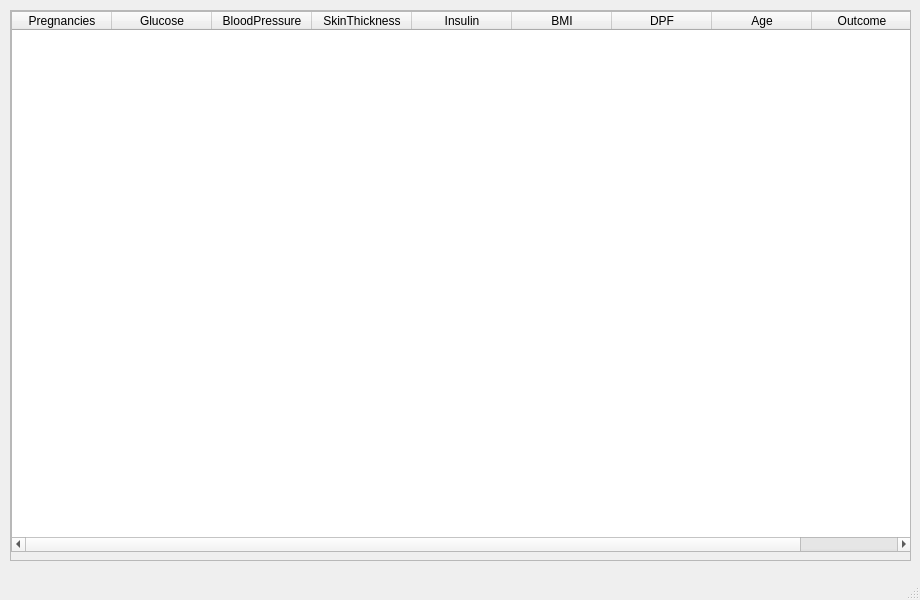
<?xml version="1.0" encoding="UTF-8"?>
<ui version="4.0">
 <class>MainWindow</class>
 <widget class="QMainWindow" name="MainWindow">
  <property name="geometry">
   <rect>
    <x>0</x>
    <y>0</y>
    <width>920</width>
    <height>600</height>
   </rect>
  </property>
  <property name="windowTitle">
   <string>MainWindow</string>
  </property>
  <widget class="QWidget" name="centralwidget">
   <widget class="QScrollArea" name="scrollArea">
    <property name="geometry">
     <rect>
      <x>10</x>
      <y>10</y>
      <width>901</width>
      <height>551</height>
     </rect>
    </property>
    <property name="widgetResizable">
     <bool>true</bool>
    </property>
    <widget class="QWidget" name="scrollAreaWidgetContents">
     <property name="geometry">
      <rect>
       <x>0</x>
       <y>0</y>
       <width>899</width>
       <height>549</height>
      </rect>
     </property>
     <widget class="QTableWidget" name="tableWidget">
      <property name="geometry">
       <rect>
        <x>0</x>
        <y>0</y>
        <width>901</width>
        <height>541</height>
       </rect>
      </property>
      <column>
       <property name="text">
        <string>Pregnancies</string>
       </property>
      </column>
      <column>
       <property name="text">
        <string>Glucose</string>
       </property>
      </column>
      <column>
       <property name="text">
        <string>BloodPressure</string>
       </property>
      </column>
      <column>
       <property name="text">
        <string>SkinThickness</string>
       </property>
      </column>
      <column>
       <property name="text">
        <string>Insulin</string>
       </property>
      </column>
      <column>
       <property name="text">
        <string>BMI</string>
       </property>
      </column>
      <column>
       <property name="text">
        <string>DPF</string>
       </property>
      </column>
      <column>
       <property name="text">
        <string>Age</string>
       </property>
      </column>
      <column>
       <property name="text">
        <string>Outcome</string>
       </property>
      </column>
     </widget>
    </widget>
   </widget>
  </widget>
  <widget class="QMenuBar" name="menubar">
   <property name="geometry">
    <rect>
     <x>0</x>
     <y>0</y>
     <width>920</width>
     <height>21</height>
    </rect>
   </property>
  </widget>
  <widget class="QStatusBar" name="statusbar"/>
 </widget>
 <resources/>
 <connections/>
</ui>
